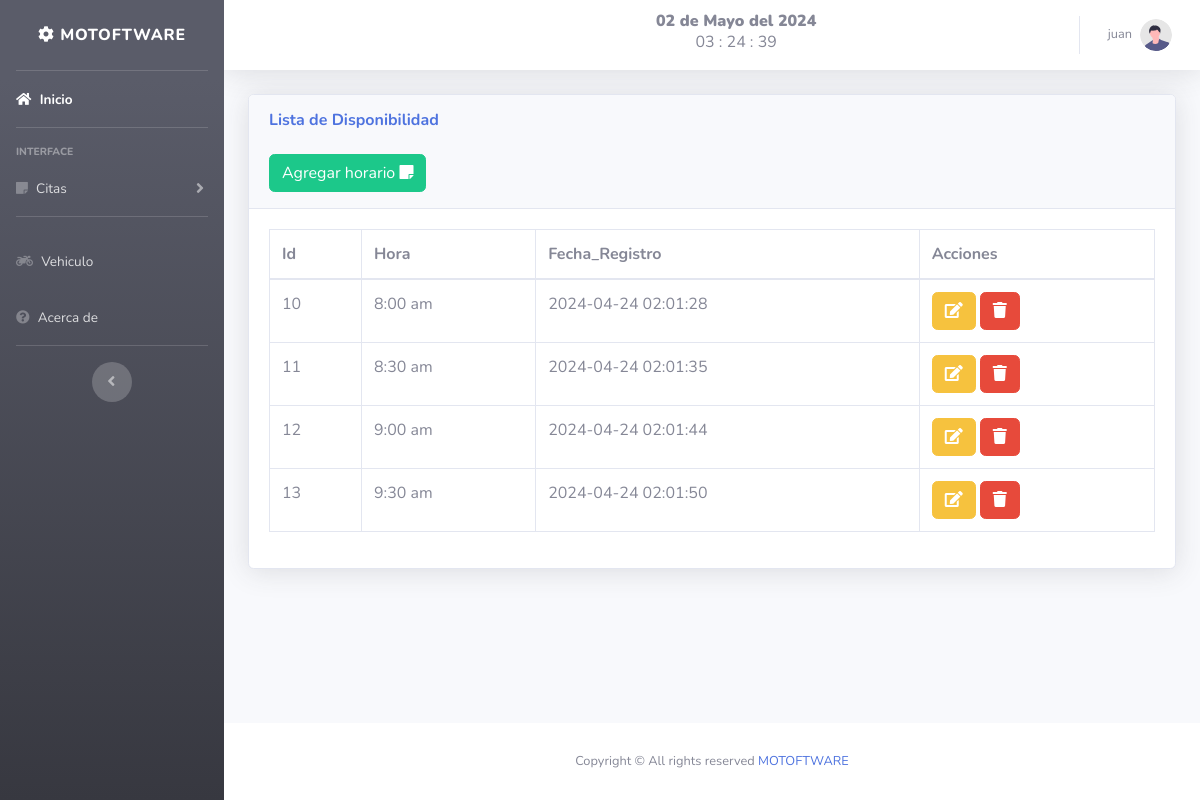
The page /views/horarios.php (signed in) on the database its author committed.
### tables this page shows
CREATE TABLE `horario` (
  `id` int(11) NOT NULL,
  `hora` varchar(50) NOT NULL,
  `fecha` timestamp NOT NULL DEFAULT CURRENT_TIMESTAMP
);

### views/horarios.php (the view, shortened to what this page needs)
<!DOCTYPE html>
<html lang="en">
<head>
</head>
<?php include "../includes/header.php"; ?>
<body id="page-top">
    <div class="container-fluid">
        <div class="card shadow mb-4">
            <div class="card-header py-3">
                <h6 class="m-0 font-weight-bold text-primary">Lista de Disponibilidad</h6>
                <br>
                <button type="button" class="btn btn-success" data-toggle="modal" data-target="#horario">
                    <span class="glyphicon glyphicon-plus"></span> Agregar horario <i class="fa fa-sticky-note" aria-hidden="true"></i> </a></button>
            </div>
            <div class="card-body">
                <div class="table-responsive">
                    <table class="table table-bordered" id="dataTable" width="100%" cellspacing="0">
                        <thead>
                            <tr>
                                <th>Id</th>
                                <th>Hora</th>
                                <th>Fecha_Registro</th>
                                <th>Acciones</th>
                            </tr>
                        </thead>
                        <?php
                        include "../includes/db.php";
                        $result = mysqli_query($conexion, "SELECT * FROM horario ");
                        while ($fila = mysqli_fetch_assoc($result)) :
                        ?>
                            <tr>
                                <td><?php echo $fila['id']; ?></td>
                                <td><?php echo $fila['hora']; ?></td>
                                <td><?php echo $fila['fecha']; ?></td>
                                <td>
                                    <a class="btn btn-warning" href="../includes/editar_horario.php?id=<?php echo $fila['id'] ?> ">
                                        <i class="fa fa-edit "></i> </a>
                                    <a href="../includes/eliminar_horario.php?id=<?php echo $fila['id'] ?> " class="btn btn-danger btn-del">
                                        <i class="fa fa-trash "></i></a></button>
                                </td>
                            </tr>
                        <?php endwhile; ?>
                    </table>
                </div>
            </div>
        </div>
    </div>
    <?php include "../includes/footer.php"; ?>
</body>
</html>

### rows shown on the page
horario: id "10", hora "8:00 am", fecha "2024-04-24 02:01:28"
horario: id "11", hora "8:30 am", fecha "2024-04-24 02:01:35"
horario: id "12", hora "9:00 am", fecha "2024-04-24 02:01:44"
horario: id "13", hora "9:30 am", fecha "2024-04-24 02:01:50"

### other values the page prints
fecha() "02 de Mayo del 2024"
$_SESSION['nombre'] "juan"
